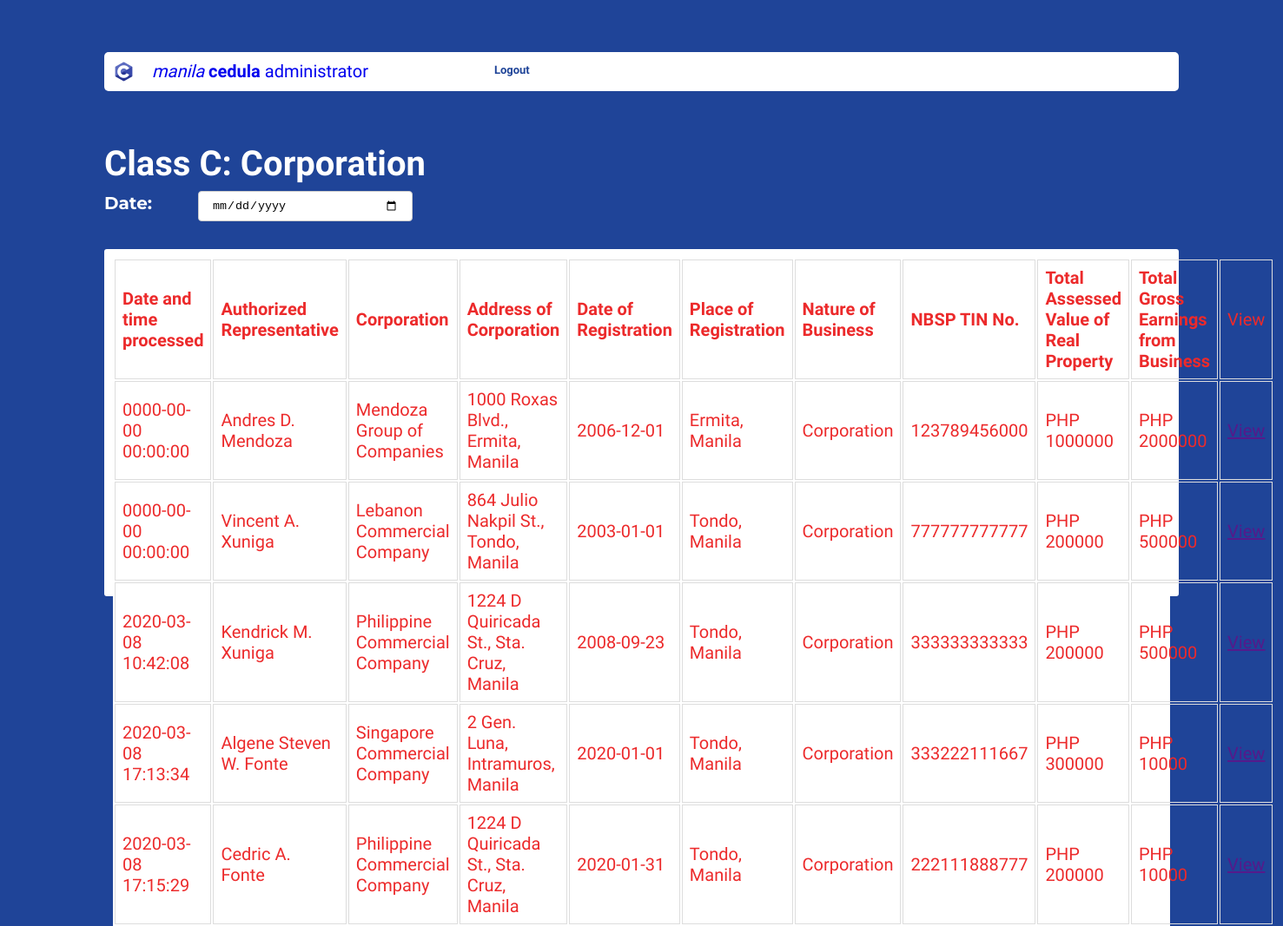
/admin_class_c.php (signed in), run on the app's committed database.
### tables this page shows
CREATE TABLE `classc` (
  `ID` int(11) NOT NULL,
  `firstName` varchar(50) NOT NULL,
  `middle` varchar(5) NOT NULL,
  `lastName` varchar(30) NOT NULL,
  `corporation` varchar(100) NOT NULL,
  `addressOfCorporation` varchar(100) NOT NULL,
  `dateOfRegistration` date NOT NULL,
  `placeOfRegistration` varchar(100) NOT NULL,
  `natureOfBusiness` varchar(50) NOT NULL,
  `nbspTIN` bigint(20) NOT NULL,
  `assessedRealProperty` double NOT NULL,
  `grossEarnings` double NOT NULL,
  `dateAndTimeProcessed` datetime NOT NULL
);

### admin_class_c.php (the view, shortened to what this page needs)
<!DOCTYPE html>
<html lang="en">
    <head>
        <meat name="viewport" content="width=device-width, initial-scale=1.0" />
        <link rel="stylesheet" href="style.css" />
    </head>
    <body>
        <div class="1mainclassa">
            <div class="container">
                <div class="navbar">
                    <div class="logo-pic"><img src="img/Clogo.png" height="25px" width="25px"></div>
                    <div class="logo"><a href="admin_class_a.php"><i>manila</i>&nbsp;<b>cedula</b>&nbsp;administrator</a></div>
                <div class="menu">
                    <ul class="navbar_ul">
                        <li><a  class="btn" href="logout.php"><b>Logout</b></a></li>
                    </ul>
                </div>
            </div>
            </div>
            <div class="maincontent_form">
                <h1>Class C: Corporation</h1>
                <label for="birthday"><b>Date:</b></label>
                <input type="date" id="birthday" name="birthday" required><br/><br>
                <div class="table_container">
                    <div class="table_classa">
                        <table id="myTable" class="table" style="width: 100%;">
                            <thead>
                              <tr>
                                <th>Date and time processed</th>
                                <th>Authorized Representative</th>
                                <th>Corporation</th>
                                <th>Address of Corporation</th>
                                <th>Date of Registration</th>
                                <th>Place of Registration</th>
                                <th>Nature of Business</th>
                                <th>NBSP TIN No.</th>
                                <th>Total Assessed Value of Real Property</th>
                                <th>Total Gross Earnings from Business</th>
                                <td>View</td>
                              </tr>
                            </thead>
                            <tbody>
                                <?php
                                    $con = mysqli_connect('localhost', 'root', '');
                                    mysqli_select_db($con, 'cedula');
                                    $query = "SELECT * FROM classc";
                                    $result=mysqli_query($con, $query);
                                    while($rows=mysqli_fetch_assoc($result))
                                    {
                                ?>
                                        <tr>
                                            <td><?php echo $rows['dateAndTimeProcessed']; ?></td>
                                            <td><?php echo $rows['firstName']; echo " "; echo $rows['middle']; echo " "; echo $rows['lastName']; ?></td>
                                            <td><?php echo $rows['corporation']; ?></td>
                                            <td><?php echo $rows['addressOfCorporation']; ?></td>
                                            <td><?php echo $rows['dateOfRegistration']; ?></td>
                                            <td><?php echo $rows['placeOfRegistration']; ?></td>
                                            <td><?php echo $rows['natureOfBusiness']; ?></td>
                                            <td><?php echo $rows['nbspTIN']; ?></td>
                                            <td>PHP <?php echo $rows['assessedRealProperty']; ?></td>
                                            <td>PHP <?php echo $rows['grossEarnings']; ?></td>
                                            <td><a href="">View</a></td>
                                        </tr>
                                <?php
                                    }
                                ?>
                            </tbody>
                        </table>
                    </div>
                </div>
            </div>
        </div>
    </body>
</html>

### style.css (style rules this page uses)
* { margin: 0; padding: 0; }
html { background-color: #1f4498; color: white; font-family: 'Muli'; font-weight: 300; font-size: 20px; text-rendering: optimizeLegibility; }
.container { padding: 3rem 6rem; }
.navbar_ul { text-align: right; list-style-type: none; padding: 0; margin: 0; }
.navbar_ul > li { background-image: url(arrow.gif); background-repeat: no-repeat; background-position: 100% .4em; padding-right: .6em; }
.navbar { display: flex ; color: darkturquoise; background-color: white; height: 45px; width: 100%; border-radius: 5px; }
.logo { padding-top: 10px; padding-right: 100px; }
.logo > a { padding: 10px; flex: 2; text-decoration: none; }
.logo-pic { padding: 10px; }
.menu { flex: 1; color: white; font-size: 13px; padding-top: 13px; }
.menu > ul { display: flex; list-style: none; }
.menu .btn { background-color: transparent; padding: 9px 35px 13px; color: #1f4498; text-decoration: none; transition: 0.5s; border-radius: 2px; }
.maincontent_form { padding: 0 6rem 4rem; }
input[type=text], input[type=date] { width: 40%; padding: 8px 15px; margin: 8px 0; display: inline-block; border: 1px solid #ccc; border-radius: 4px; box-sizing: border-box; }
label { padding-right: 3rem; font-family: "Montserrat"; }
label[for="birthday"] { padding-right: 48px; }
#birthday { width: 20%; }
.table_container { padding: .5rem .5rem; height: 380px; color: #1f4498; border-radius: 3px; border: steelblue; background-color: white; border-color: aliceblue; }
.table_classa { border-collapse: collapse; width: 100%; background-color: white; color: #ec2a2b; }
td, th { border: 1px solid #dddddd; text-align: left; padding: 8px; }

### data on the page
classc: dateAndTimeProcessed "0000-00-00 00:00:00", firstName "Andres", middle "D.", lastName "Mendoza", corporation "Mendoza Group of Companies", addressOfCorporation "1000 Roxas Blvd., Ermita, Manila", dateOfRegistration "2006-12-01", placeOfRegistration "Ermita, Manila", natureOfBusiness "Corporation", nbspTIN "123789456000", assessedRealProperty "1000000", grossEarnings "2000000"
classc: dateAndTimeProcessed "0000-00-00 00:00:00", firstName "Vincent", middle "A.", lastName "Xuniga", corporation "Lebanon Commercial Company", addressOfCorporation "864 Julio Nakpil St., Tondo, Manila", dateOfRegistration "2003-01-01", placeOfRegistration "Tondo, Manila", natureOfBusiness "Corporation", nbspTIN "777777777777", assessedRealProperty "200000", grossEarnings "500000"
classc: dateAndTimeProcessed "2020-03-08 10:42:08", firstName "Kendrick", middle "M.", lastName "Xuniga", corporation "Philippine Commercial Company", addressOfCorporation "1224 D Quiricada St., Sta. Cruz, Manila", dateOfRegistration "2008-09-23", placeOfRegistration "Tondo, Manila", natureOfBusiness "Corporation", nbspTIN "333333333333", assessedRealProperty "200000", grossEarnings "500000"
classc: dateAndTimeProcessed "2020-03-08 17:13:34", firstName "Algene Steven", middle "W.", lastName "Fonte", corporation "Singapore Commercial Company", addressOfCorporation "2 Gen. Luna, Intramuros, Manila", dateOfRegistration "2020-01-01", placeOfRegistration "Tondo, Manila", natureOfBusiness "Corporation", nbspTIN "333222111667", assessedRealProperty "300000", grossEarnings "10000"
classc: dateAndTimeProcessed "2020-03-08 17:15:29", firstName "Cedric", middle "A.", lastName "Fonte", corporation "Philippine Commercial Company", addressOfCorporation "1224 D Quiricada St., Sta. Cruz, Manila", dateOfRegistration "2020-01-31", placeOfRegistration "Tondo, Manila", natureOfBusiness "Corporation", nbspTIN "222111888777", assessedRealProperty "200000", grossEarnings "10000"
